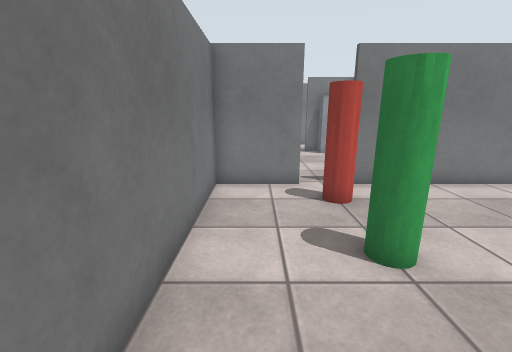
[1] (above)

24 first-person views from a walk through a robot-simulator world made for Gazebo. The camera is 1.3 m above the floor, tilts 14° down and sees 90° across. The floor is counted in squares, 0.5 m on a side. Each view is taken from the middle of a square. On the plan, view 1 faces up. The plan holds only what a view shows up to about 18 squares ahead; the rest is blank. Surface patterns are stand-ins for the level's own textures.

[2]
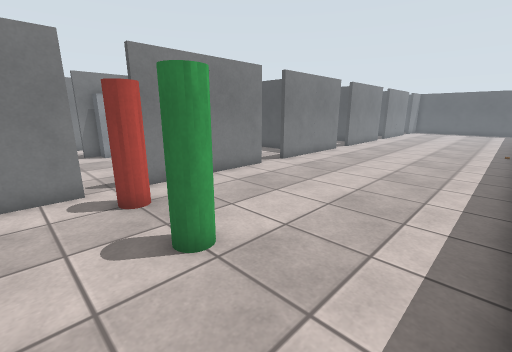

[3]
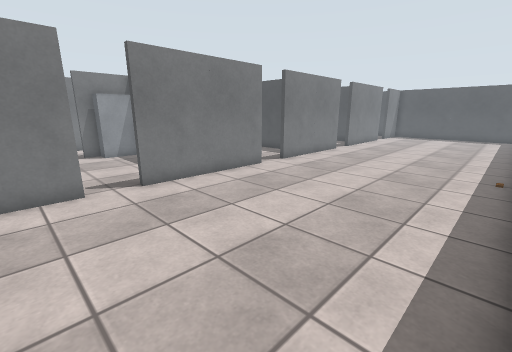

[4]
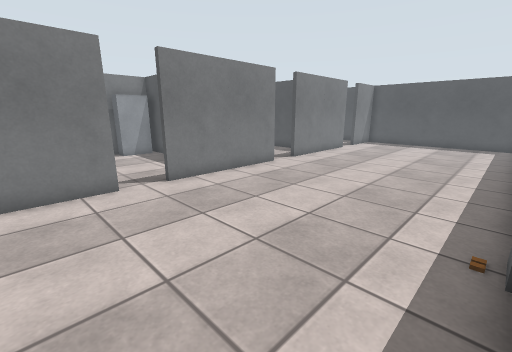

[5]
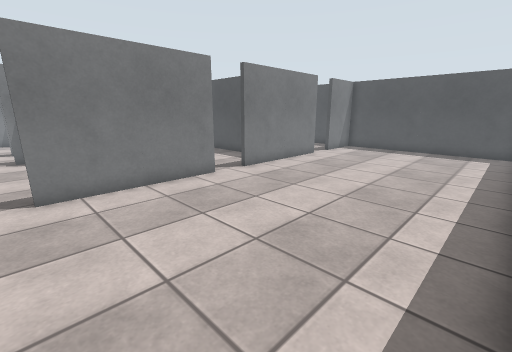

[6]
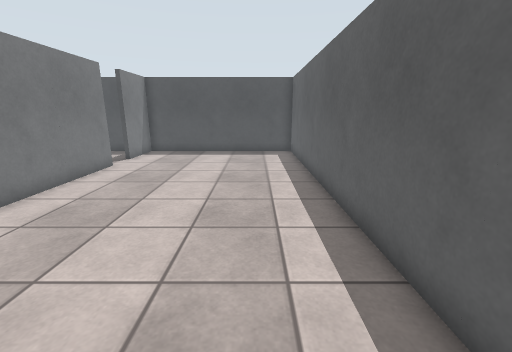

[7]
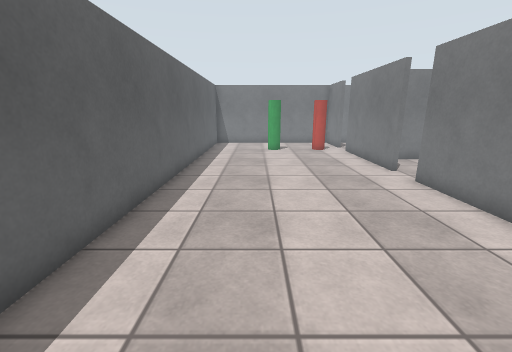

[8]
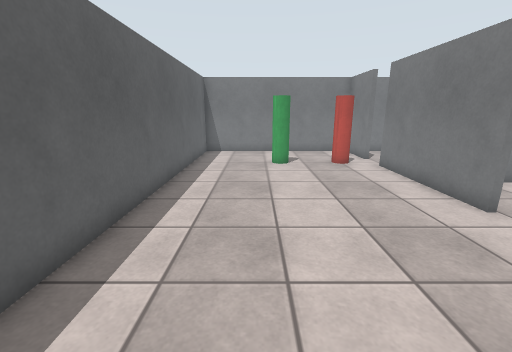

[9]
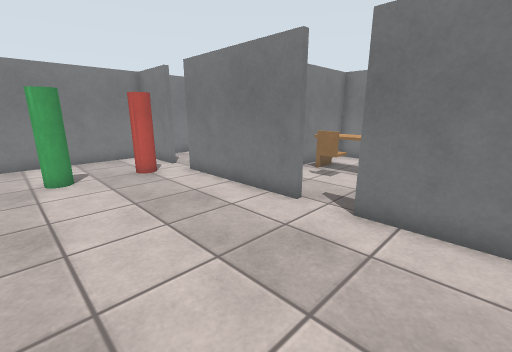

[10]
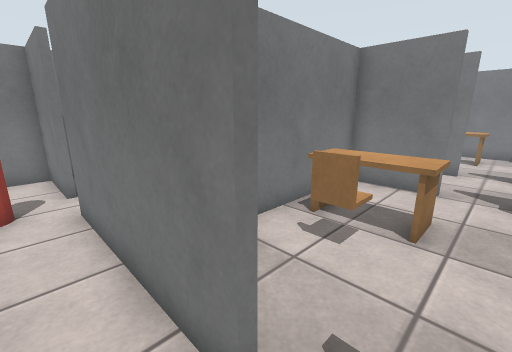

[11]
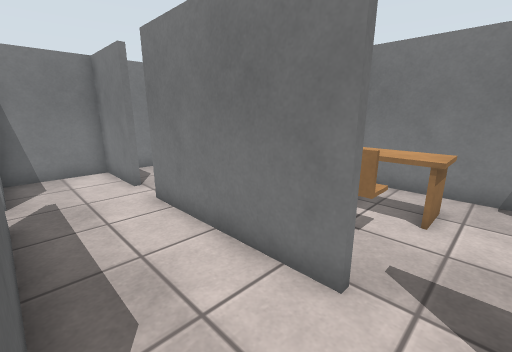

[12]
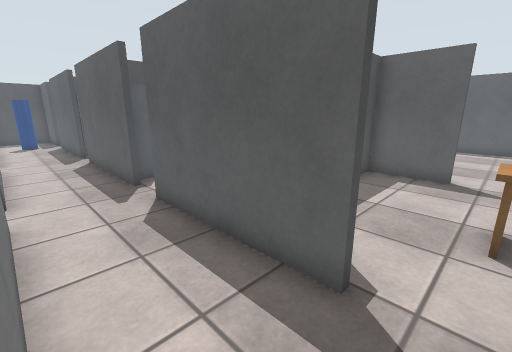

[13]
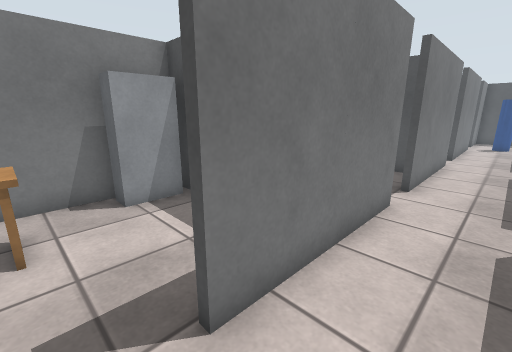

[14]
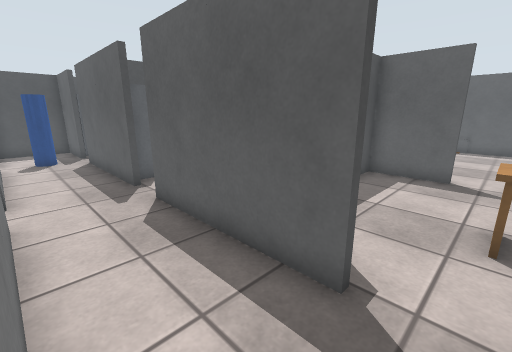

[15]
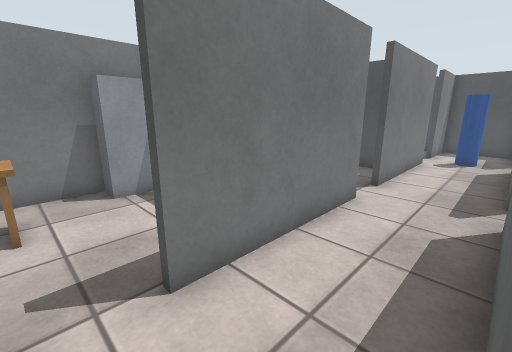

[16]
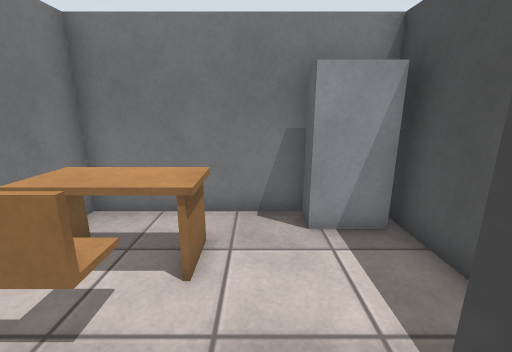

[17]
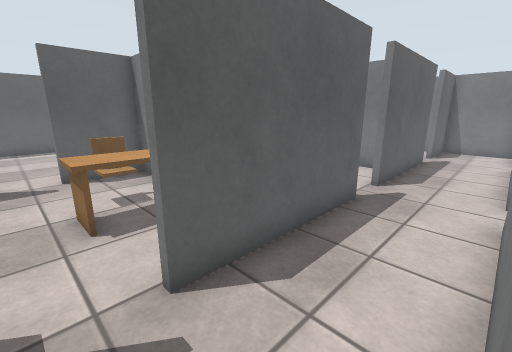

[18]
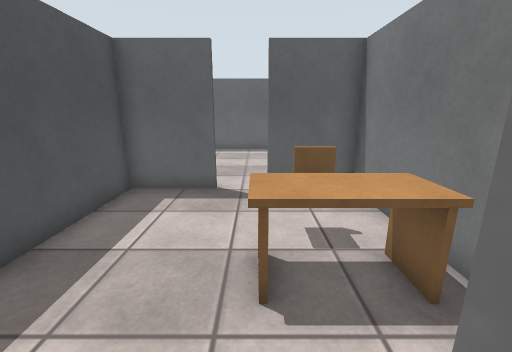

[19]
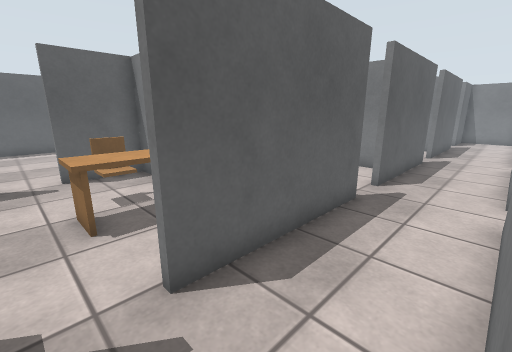

[20]
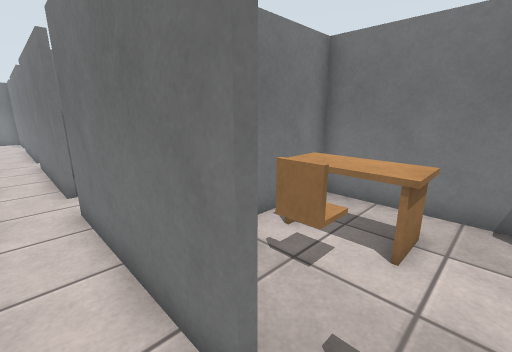

[21]
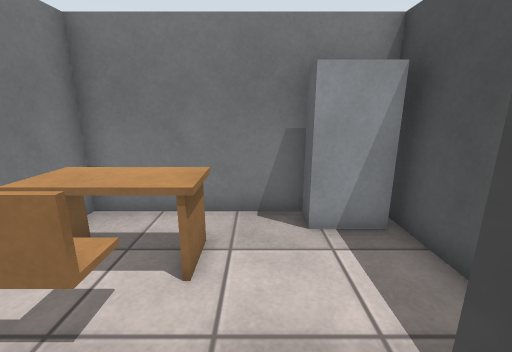

[22]
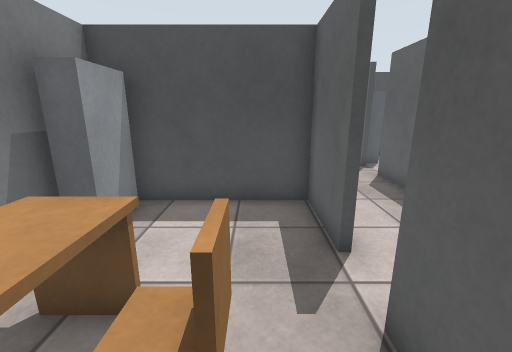

[23]
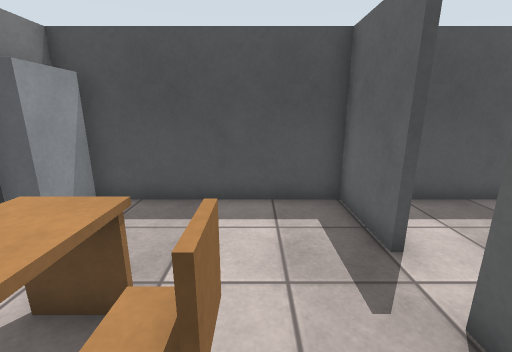

[24]
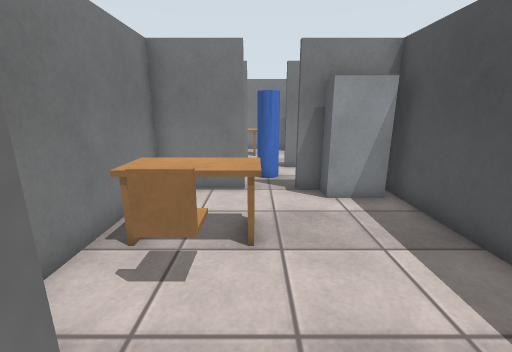

### Floor plan
Points are (right, up) in squares from view 1. A wall is a line through its corners. A room is listed if a view was taken in it or the views show most of it. See-through windows are left out.
Room 1 (views 1, 2, 3, 4, 5, 6, 7, 8, 9, 10)
walls: (17.6, 9.2) (11.4, 9.2); (22.9, -0.4) (38.5, -0.4) (38.5, 9.2) (35.4, 9.2); (25.6, 9.2) (19.4, 9.2); (9.6, 9.2) (3.4, 9.2); (33.6, 9.2) (27.4, 9.2); (1.6, 9.2) (-1.5, 9.2) (-1.5, -0.4) (20.6, -0.4)
ways out: opening at (34.5, 9) to room 6; opening at (10.5, 9) to room 7; opening at (26.5, 9) to room 8; opening at (18.5, 9) to room 9; opening at (2.5, 9)
objects: green cylinder (2, 4) to (3, 4); red cylinder (2, 7) to (3, 8); other object (20, 0)
Room 2 (views 11, 13, 15, 18, 20)
walls: (19.4, 17.8) (25.6, 17.8); (17.6, 21.2) (11.4, 21.2); (11.4, 17.8) (17.6, 17.8); (25.6, 21.2) (19.4, 21.2); (9.6, 21.2) (3.4, 21.2); (27.4, 17.8) (33.6, 17.8); (3.4, 17.8) (9.6, 17.8); (33.6, 21.2) (27.4, 21.2); (1.6, 21.2) (-1.5, 21.2) (-1.5, 17.8) (1.6, 17.8); (35.4, 17.8) (38.5, 17.8) (38.5, 21.2) (35.4, 21.2)
ways out: opening at (10.5, 21) to room 3; opening at (18.5, 21) to room 4; opening at (26.5, 21) to room 5; opening at (34.5, 18) to room 6; opening at (10.5, 18) to room 7; opening at (26.5, 18) to room 8; opening at (18.5, 18) to room 9; opening at (2.5, 18); opening at (2.5, 21)
objects: blue cylinder (34, 19) to (35, 20)
Room 3 (view 12)
walls: (12.4, 27.5) (7, 27.5)
ways out: opening at (10.5, 21) to room 2
objects: other object (8, 24) to (9, 24); desk (8, 25) to (10, 26); chair (9, 23); shelf (12, 27) to (14, 27)
Room 4 (views 14, 16, 17)
walls: (20.4, 27.5) (14.6, 27.5) (14.6, 25.1); (22.4, 24.5) (22.4, 26.5); (22.4, 22.1) (22.4, 22.6)
ways out: opening at (18.5, 21) to room 2
objects: chair (16, 24) to (17, 24); desk (16, 25) to (18, 26); chair (17, 23); shelf (20, 27) to (22, 27)
Room 5 (views 19, 21, 22)
walls: (27.4, 21.4) (30.4, 21.4) (30.4, 26.5); (24.2, 21.4) (25.6, 21.4); (28.6, 27.5) (22.6, 27.5) (22.6, 24.4)
ways out: opening at (26.5, 21) to room 2
objects: chair (24, 24) to (25, 24); desk (24, 25) to (26, 26); chair (25, 23); shelf (28, 27) to (30, 27)
Room 6 (views 23, 24)
walls: (33, 9.4) (33.6, 9.4); (35.4, 9.4) (38.5, 9.4) (38.5, 17.6); (33.6, 17.6) (30.6, 17.6) (30.6, 12.5); (36.4, 17.6) (35.4, 17.6)
ways out: opening at (34.5, 9) to room 1; opening at (34.5, 18) to room 2
objects: chair (32, 13) to (33, 13); desk (32, 14) to (34, 15); chair (33, 12); shelf (36, 17) to (38, 17)
Room 7 (no view inside)
walls: (11.4, 9.4) (14.4, 9.4) (14.4, 12.2); (9.6, 17.6) (6.6, 17.6) (6.6, 11); (14.1, 17.6) (11.4, 17.6)
ways out: opening at (10.5, 9) to room 1; opening at (10.5, 18) to room 2
objects: chair (8, 13) to (9, 13); desk (8, 14) to (10, 15); chair (9, 12); shelf (12, 17) to (14, 17)
Room 8 (no view inside)
walls: (22.6, 14.5) (22.6, 9.4) (25.6, 9.4); (27.4, 9.4) (30.4, 9.4) (30.4, 15.1)
ways out: opening at (26.5, 9) to room 1; opening at (26.5, 18) to room 2
objects: chair (24, 13) to (25, 13); desk (24, 14) to (26, 15); chair (25, 12); shelf (28, 17) to (30, 17)
Room 9 (no view inside)
walls: (19.4, 9.4) (22.4, 9.4) (22.4, 12.2); (14.6, 10.4) (14.6, 9.4) (17.6, 9.4); (14.6, 16.6) (14.6, 15.8); (22.4, 15.8) (22.4, 17.5); (21.1, 17.6) (19.4, 17.6)
ways out: opening at (18.5, 9) to room 1; opening at (18.5, 18) to room 2
objects: chair (16, 13) to (17, 13); desk (16, 14) to (18, 15); chair (17, 12); shelf (20, 17) to (22, 17)

Where each view was taken, in squares from view 1:
view 1: 0 up, 0 right, facing up
view 2: 0 up, 0 right, facing up-right
view 3: 0 up, 8 right, facing up-right
view 4: 0 up, 15 right, facing up-right
view 5: 0 up, 19 right, facing up-right
view 6: 2 up, 21 right, facing right
view 7: 3 up, 21 right, facing left
view 8: 3 up, 16 right, facing left
view 9: 3 up, 14 right, facing up-left
view 10: 8 up, 11 right, facing up-left
view 11: 18 up, 11 right, facing up-left
view 12: 21 up, 10 right, facing down-right
view 13: 19 up, 10 right, facing up-right
view 14: 21 up, 18 right, facing down-right
view 15: 18 up, 18 right, facing up-right
view 16: 21 up, 19 right, facing up
view 17: 21 up, 19 right, facing down-left
view 18: 18 up, 26 right, facing down
view 19: 21 up, 27 right, facing down-left
view 20: 20 up, 27 right, facing up-left
view 21: 21 up, 27 right, facing up
view 22: 23 up, 23 right, facing right
view 23: 12 up, 31 right, facing right
view 24: 9 up, 34 right, facing up
